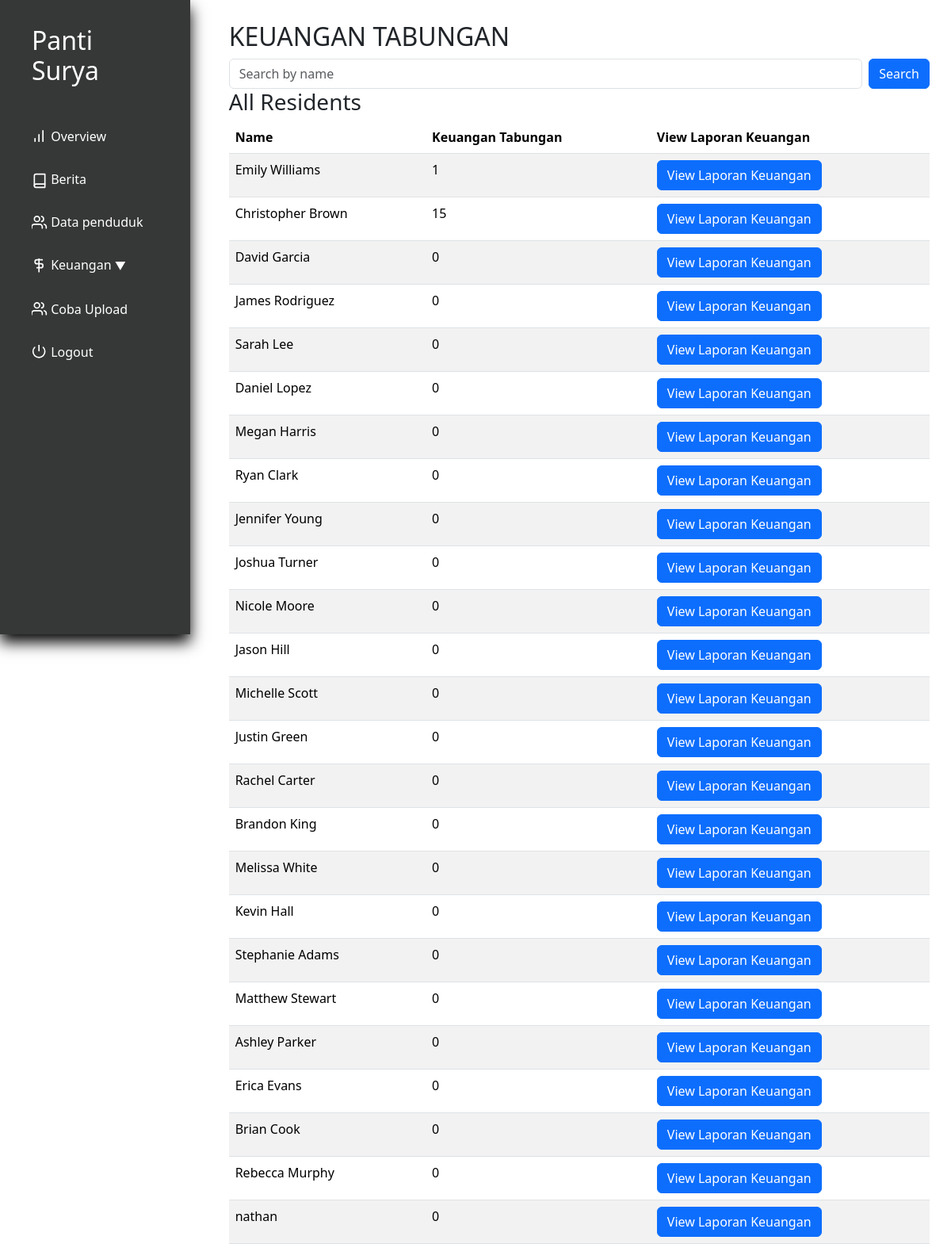
Before: /keuangan_tabungan.php (signed in) with the older database file.
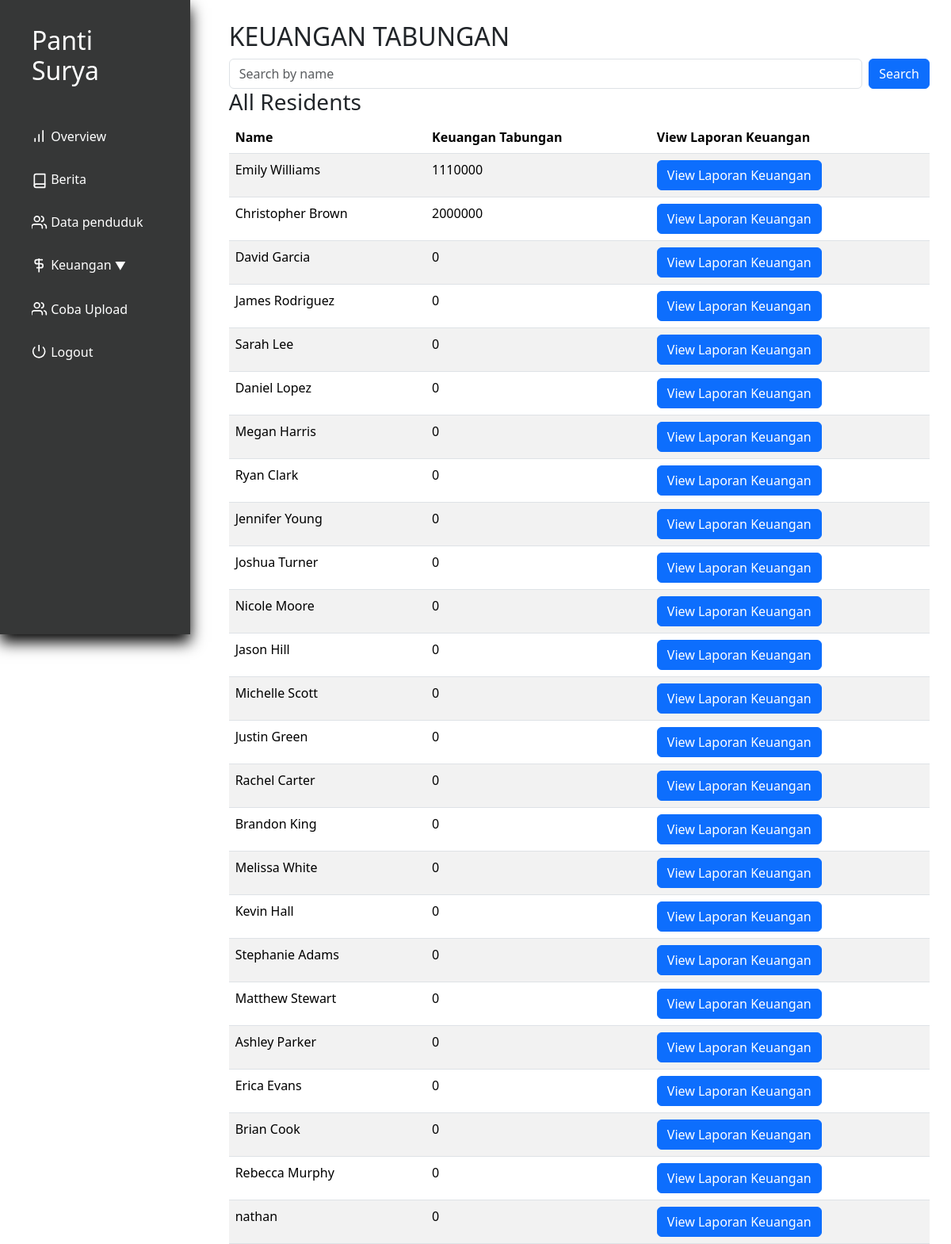
After: the same page with the newer database file.
### tables this page shows
CREATE TABLE `penduduk` (
  `id` int(11) NOT NULL,
  `nama` varchar(250) NOT NULL,
  `alamat` varchar(100) NOT NULL,
  `pengobatan_terakhir` date DEFAULT NULL,
  `email` varchar(200) DEFAULT NULL,
  `notelp` varchar(15) NOT NULL,
  `keuangan_pondokkan` int(11) NOT NULL,
  `keuangan_tabungan` int(11) NOT NULL,
  `keuangan_obat` int(11) NOT NULL,
  `keuangan_total` int(11) NOT NULL,
  `profile_picture` varchar(100) NOT NULL,
  `KTP` longblob NOT NULL,
  `KK` longblob NOT NULL,
  `BPJS` longblob NOT NULL,
  `keuangan_deposit` int(11) NOT NULL
);

### utils.php (called while the page is built, shortened)
<?php
class myDB
{
    private $host = "localhost";
    private $username = "root";
    private $password = "";
    private $database = "pantisurya";
    private $db;
    function __construct()
    {
        if ($this->db == null) {
            try {
                $this->db = new PDO("mysql:host=$this->host;dbname=$this->database", $this->username, $this->password);
                $this->db->setAttribute(PDO::ATTR_ERRMODE, PDO::ERRMODE_EXCEPTION);
            } catch (PDOException $e) {
                echo "Connection failed: " . $e->getMessage();
            }
        }
    }
    public function prepare($query)
    {
        return $this->db->prepare($query);
    }
}

### keuangan_tabungan.php (the view, shortened to what this page needs)
<?php
require "utils.php";
$db = new myDB();
$stmt_all_residents = $db->prepare("SELECT * FROM penduduk");
$stmt_all_residents->execute();
$residents = $stmt_all_residents->fetchAll(PDO::FETCH_ASSOC);
?>
<!DOCTYPE html>
<html lang="en">
<head>
    <link href="https://cdn.jsdelivr.net/npm/bootstrap@5.3.3/dist/css/bootstrap.min.css" rel="stylesheet">
    <link rel="stylesheet" href="layout/indexstyle.css">
</head>
<body>
    <div class="app">
        <div class="dashboard">
            <?php include 'nav.php'?>
            <div class="main">
                <h2>KEUANGAN TABUNGAN</h2>
                <div class="search-bar">
                    <form method="POST" class="d-flex">
                        <input type="text" name="search" placeholder="Search by name" class="form-control me-2">
                        <button type="submit" class="btn btn-primary">Search</button>
                    </form>
                </div>
                <div class="residents-table">
                    <h3>All Residents</h3>
                    <table class="table table-striped">
                        <thead>
                            <tr>
                                <th>Name</th>
                                <th>Keuangan Tabungan</th>
                                <th>View Laporan Keuangan</th>
                            </tr>
                        </thead>
                        <tbody>
                            <?php foreach($residents as $resident): ?>
                            <tr>
                                <td><?php echo $resident['nama']; ?></td>
                                <td><?php echo $resident['keuangan_tabungan']; ?></td>
                                <td><button onclick="window.location.href='laporanTabungan.php?id=<?php echo $resident['id']; ?>'" class="btn btn-primary">View Laporan Keuangan</button></td>
                            <?php endforeach; ?>
                        </tbody>
                    </table>
                </div>
            </div>
        </div>
    </div>
</body>
</html>

### nav.php (shortened to what this page needs)
<div class="holder flex-col">
    <div class="content flex-col">
        <div class="logo">
            <h2 style="color: white;">Panti Surya</h2>
        </div>
        <nav class="nav">
            <a type="button" href="index.php">
                Overview
            </a>
            <a type="button" href="databerita.php">
                Berita
            </a>
            <a type="button" href="penduduk.php">
                Data penduduk
            </a>
            <div class="dropdown">
                <a type="button" href="#" class="dropbtn" onclick="toggleSubMenu()">
                    Keuangan
                    <span style="font-size: 14px; vertical-align: middle;">&#9660;</span>
                </a>
            </div>
            <a type="button" href="cobaUpload.php">
                Coba Upload
            </a>
            <a type="button" onclick="return confirm('Yakin keluar?')" href="logout.php">
                <svg xmlns="http://www.w3.org/2000/svg" width="20" height="20" viewBox="3 3 20 24" fill="none" stroke="currentColor" stroke-width="2" stroke-linecap="round" stroke-linejoin="round" class="feather feather-power"><path d="M18.36 6.64a9 9 0 1 1-12.73 0"></path><line x1="12" y1="2" x2="12" y2="12"></line></svg> Logout
            </a>
        </nav>
    </div>
</div>
<div class="filler"></div>

### layout/indexstyle.css (style rules this page uses)
* { box-sizing: border-box; margin: 0; padding: 0; }
.dashboard { display: flex; min-height: 100vh; flex-direction: row; gap: 1.7rem; }
.flex-col { display: flex; flex-direction: column; }
.holder { width: 20%; height: 100vh; box-shadow: 0 10px 18px rgba(0,0,0,1); position: fixed; padding: 0 1rem; background-color: #363737; }
.content { padding: 1rem 0.5rem; gap: 1rem; }
.logo { padding: 0 1rem; word-wrap: break-word; }
.nav { padding: 0.5rem; gap: 0.5rem; display: flex; flex-direction: column; justify-content: center; }
.nav a { display: block; padding: 0.5rem 0.5rem; border-radius: 10px; line-height: 30px; font-size: 16px; text-decoration: none; transition: all 0.5s ease; color: white; }
.main { width: 80%; height: 100vh; padding: 1.7rem; }
.filler { width: 20%; }
.content { display: flex; }
.logo h2 { margin-top: 1rem; margin-bottom: 1rem; }

Changed rows visible on the page:
changed penduduk "Emily Williams": keuangan_tabungan "1" → "1110000"
changed penduduk "Christopher Brown": keuangan_tabungan "15" → "2000000"
